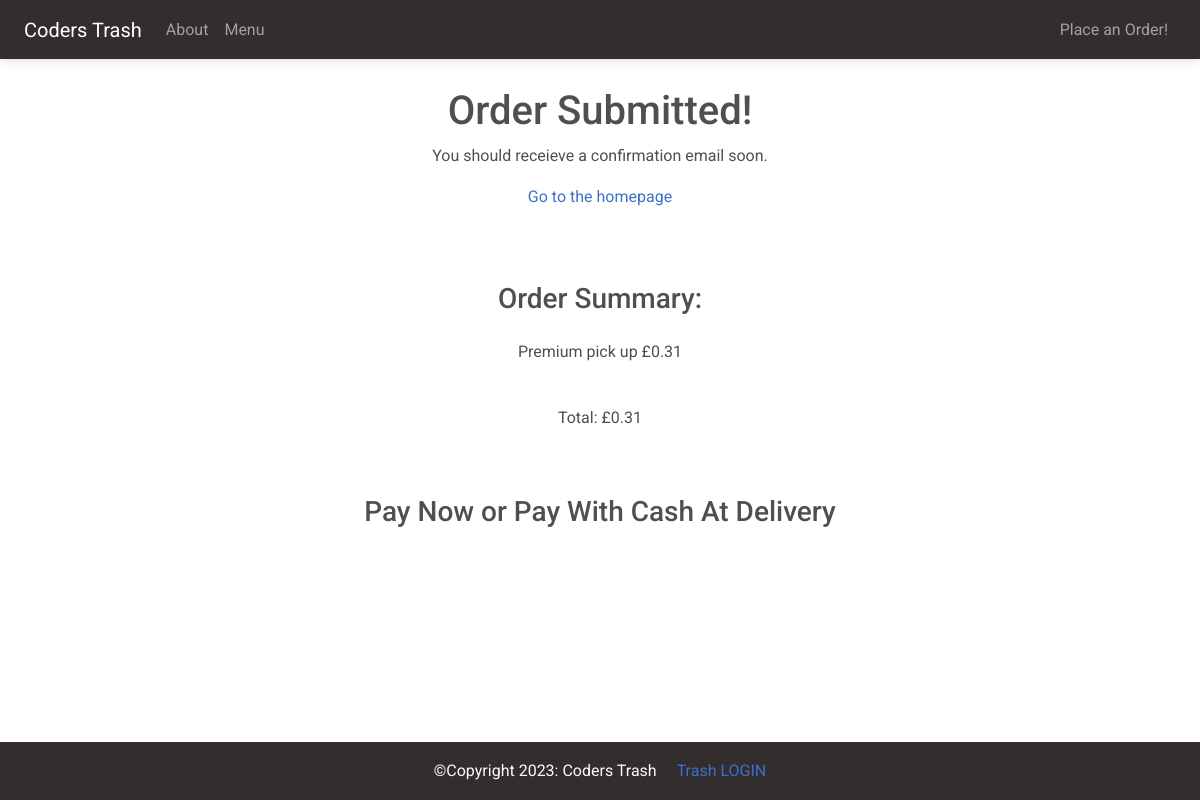
The page /order-confirmation/1 on the database as committed earlier.
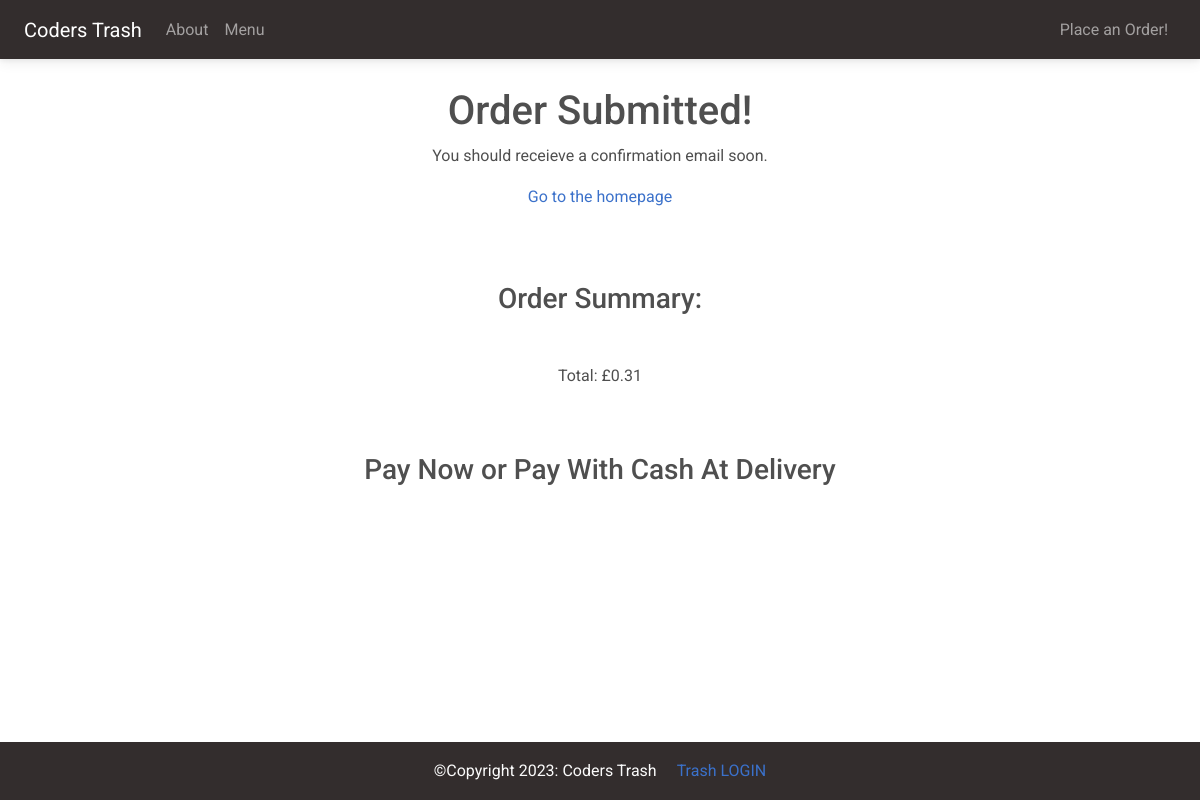
The same page on the database as committed later.
### client/models.py (models this page shows, shortened)
class MenuItem(models.Model):
    name = models.CharField(max_length=100)
    description = models.TextField()
    image = models.ImageField(upload_to='menu_images/')
    price = models.DecimalField(max_digits=5, decimal_places=2)
    category = models.ManyToManyField('Category', related_name='item')

### client/views.py (the view, shortened to what this page needs)
# urls.py: path('order-confirmation/<int:pk>', OrderConfirmation.as_view(), name='order-confirmation'),
class OrderConfirmation(View):
    def get(self, request, pk, *args, **kwargs):
        order = OrderModel.objects.get(pk=pk)
        context = {
            'pk': order.pk,
            'items': order.items,
            'price': order.price,
        }
        return render(request, 'client/order_confirmation.html', context)

### client/templates/client/order_confirmation.html (shortened to what this page needs)
{% extends 'client/base.html' %}
{% block content %}
<div class="container mb-5">
  <div class="row justify-content-center mt-1">
    <div class="col-md-5 col-sm-12 p-4 text-center">
      <h1>Order Submitted!</h1>
      <p>You should receieve a confirmation email soon.</p>
      <a href="{% url 'index' %}">Go to the homepage</a>
    </div>
  </div>
  <div class="row justify-content-center mt-5">
    <div class="col-md-5 col-sm-12 text-center">
      <h3 class="pb-3">Order Summary:</h3>
      {% for item in items.all %}
      <p>{{ item.name }} <span class="pl-3">£{{ item.price }}</span></p>
      {% endfor %}
      <p class="font-weight-bold pt-4">Total: £{{ price }}</p>
    </div>
    <div class="row justify-content-center pt-5 pb-2">
      <div class="col-md-6 text-center">
        <h3>Pay Now or Pay With Cash At Delivery</h3>
      </div>
    </div>
    <div class="row justify-content-center pb-5">
    </div>
  </div>
</div>
{% endblock content %}

Rows that differ between the two databases and show on the page:
removed MenuItem: name "Premium pick up", price "0.31"
